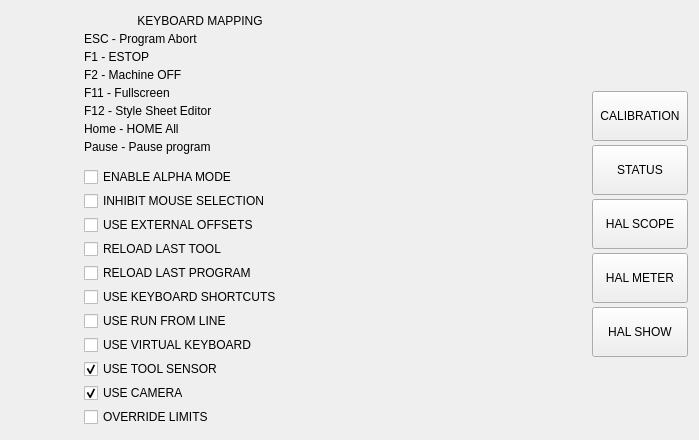
    <widget class="QWidget" name="tab_3">
     <attribute name="title">
      <string>Setting</string>
     </attribute>
     <widget class="QWidget" name="frm_settings1" native="true">
      <property name="geometry">
       <rect>
        <x>80</x>
        <y>10</y>
        <width>240</width>
        <height>421</height>
       </rect>
      </property>
      <property name="sizePolicy">
       <sizepolicy hsizetype="Preferred" vsizetype="Preferred">
        <horstretch>0</horstretch>
        <verstretch>0</verstretch>
       </sizepolicy>
      </property>
      <property name="minimumSize">
       <size>
        <width>240</width>
        <height>0</height>
       </size>
      </property>
      <property name="maximumSize">
       <size>
        <width>250</width>
        <height>16777215</height>
       </size>
      </property>
      <layout class="QVBoxLayout" name="verticalLayout_10">
       <property name="spacing">
        <number>4</number>
       </property>
       <property name="sizeConstraint">
        <enum>QLayout::SetDefaultConstraint</enum>
       </property>
       <property name="leftMargin">
        <number>4</number>
       </property>
       <property name="topMargin">
        <number>4</number>
       </property>
       <property name="rightMargin">
        <number>4</number>
       </property>
       <property name="bottomMargin">
        <number>4</number>
       </property>
       <item>
        <widget class="QLabel" name="label_23">
         <property name="frameShape">
          <enum>QFrame::NoFrame</enum>
         </property>
         <property name="frameShadow">
          <enum>QFrame::Raised</enum>
         </property>
         <property name="text">
          <string>KEYBOARD MAPPING</string>
         </property>
         <property name="alignment">
          <set>Qt::AlignCenter</set>
         </property>
        </widget>
       </item>
       <item>
        <widget class="QLabel" name="label_29">
         <property name="text">
          <string>ESC - Program Abort</string>
         </property>
        </widget>
       </item>
       <item>
        <widget class="QLabel" name="label_30">
         <property name="text">
          <string>F1 - ESTOP</string>
         </property>
        </widget>
       </item>
       <item>
        <widget class="QLabel" name="label_31">
         <property name="text">
          <string>F2 - Machine OFF</string>
         </property>
        </widget>
       </item>
       <item>
        <widget class="QLabel" name="label_36">
         <property name="text">
          <string>F11 - Fullscreen</string>
         </property>
        </widget>
       </item>
       <item>
        <widget class="QLabel" name="label_35">
         <property name="text">
          <string>F12 - Style Sheet Editor</string>
         </property>
        </widget>
       </item>
       <item>
        <widget class="QLabel" name="label_34">
         <property name="text">
          <string>Home - HOME All</string>
         </property>
        </widget>
       </item>
       <item>
        <widget class="QLabel" name="label_20">
         <property name="text">
          <string>Pause - Pause program</string>
         </property>
        </widget>
       </item>
       <item>
        <spacer name="verticalSpacer">
         <property name="orientation">
          <enum>Qt::Vertical</enum>
         </property>
         <property name="sizeHint" stdset="0">
          <size>
           <width>20</width>
           <height>40</height>
          </size>
         </property>
        </spacer>
       </item>
       <item>
        <widget class="QCheckBox" name="chk_alpha_mode">
         <property name="sizePolicy">
          <sizepolicy hsizetype="Preferred" vsizetype="Fixed">
           <horstretch>0</horstretch>
           <verstretch>0</verstretch>
          </sizepolicy>
         </property>
         <property name="toolTip">
          <string>Make complicated 3D files more visible</string>
         </property>
         <property name="text">
          <string>ENABLE ALPHA MODE</string>
         </property>
        </widget>
       </item>
       <item>
        <widget class="QCheckBox" name="chk_inhibit_selection">
         <property name="sizePolicy">
          <sizepolicy hsizetype="Preferred" vsizetype="Fixed">
           <horstretch>0</horstretch>
           <verstretch>0</verstretch>
          </sizepolicy>
         </property>
         <property name="toolTip">
          <string>Make complicated 3D files more visible</string>
         </property>
         <property name="text">
          <string>INHIBIT MOUSE SELECTION</string>
         </property>
        </widget>
       </item>
       <item>
        <widget class="QCheckBox" name="chk_eoffsets">
         <property name="sizePolicy">
          <sizepolicy hsizetype="Preferred" vsizetype="Fixed">
           <horstretch>0</horstretch>
           <verstretch>0</verstretch>
          </sizepolicy>
         </property>
         <property name="toolTip">
          <string>Enable external offsets for spindle pause</string>
         </property>
         <property name="text">
          <string>USE EXTERNAL OFFSETS</string>
         </property>
        </widget>
       </item>
       <item>
        <widget class="QCheckBox" name="chk_reload_tool">
         <property name="sizePolicy">
          <sizepolicy hsizetype="Preferred" vsizetype="Fixed">
           <horstretch>0</horstretch>
           <verstretch>0</verstretch>
          </sizepolicy>
         </property>
         <property name="toolTip">
          <string>Reload last loaded tool</string>
         </property>
         <property name="text">
          <string>RELOAD LAST TOOL</string>
         </property>
        </widget>
       </item>
       <item>
        <widget class="QCheckBox" name="chk_reload_program">
         <property name="sizePolicy">
          <sizepolicy hsizetype="Preferred" vsizetype="Fixed">
           <horstretch>0</horstretch>
           <verstretch>0</verstretch>
          </sizepolicy>
         </property>
         <property name="toolTip">
          <string>Reload last loaded program</string>
         </property>
         <property name="text">
          <string>RELOAD LAST PROGRAM</string>
         </property>
        </widget>
       </item>
       <item>
        <widget class="QCheckBox" name="chk_use_keyboard">
         <property name="sizePolicy">
          <sizepolicy hsizetype="Preferred" vsizetype="Fixed">
           <horstretch>0</horstretch>
           <verstretch>0</verstretch>
          </sizepolicy>
         </property>
         <property name="toolTip">
          <string>Enable keyboard shortcuts</string>
         </property>
         <property name="text">
          <string>USE KEYBOARD SHORTCUTS</string>
         </property>
        </widget>
       </item>
       <item>
        <widget class="QCheckBox" name="chk_run_from_line">
         <property name="sizePolicy">
          <sizepolicy hsizetype="Preferred" vsizetype="Fixed">
           <horstretch>0</horstretch>
           <verstretch>0</verstretch>
          </sizepolicy>
         </property>
         <property name="toolTip">
          <string>Enable run from line</string>
         </property>
         <property name="text">
          <string>USE RUN FROM LINE</string>
         </property>
        </widget>
       </item>
       <item>
        <widget class="QCheckBox" name="chk_use_virtual">
         <property name="sizePolicy">
          <sizepolicy hsizetype="Preferred" vsizetype="Fixed">
           <horstretch>0</horstretch>
           <verstretch>0</verstretch>
          </sizepolicy>
         </property>
         <property name="toolTip">
          <string>Enable use of onboard virtual keyboard</string>
         </property>
         <property name="text">
          <string>USE VIRTUAL KEYBOARD</string>
         </property>
        </widget>
       </item>
       <item>
        <widget class="QCheckBox" name="chk_use_tool_sensor">
         <property name="sizePolicy">
          <sizepolicy hsizetype="Preferred" vsizetype="Fixed">
           <horstretch>0</horstretch>
           <verstretch>0</verstretch>
          </sizepolicy>
         </property>
         <property name="toolTip">
          <string>Enable tool sensor</string>
         </property>
         <property name="text">
          <string>USE TOOL SENSOR</string>
         </property>
         <property name="checked">
          <bool>true</bool>
         </property>
        </widget>
       </item>
       <item>
        <widget class="QCheckBox" name="chk_use_camera">
         <property name="sizePolicy">
          <sizepolicy hsizetype="Preferred" vsizetype="Fixed">
           <horstretch>0</horstretch>
           <verstretch>0</verstretch>
          </sizepolicy>
         </property>
         <property name="toolTip">
          <string>Enable Webcam for work offset location</string>
         </property>
         <property name="text">
          <string>USE CAMERA</string>
         </property>
         <property name="checked">
          <bool>true</bool>
         </property>
        </widget>
       </item>
       <item>
        <widget class="QCheckBox" name="chk_override_limits">
         <property name="sizePolicy">
          <sizepolicy hsizetype="Preferred" vsizetype="Fixed">
           <horstretch>0</horstretch>
           <verstretch>0</verstretch>
          </sizepolicy>
         </property>
         <property name="text">
          <string>OVERRIDE LIMITS</string>
         </property>
        </widget>
       </item>
      </layout>
     </widget>
     <widget class="QWidget" name="widget_settings" native="true">
      <property name="geometry">
       <rect>
        <x>590</x>
        <y>70</y>
        <width>100</width>
        <height>291</height>
       </rect>
      </property>
      <property name="sizePolicy">
       <sizepolicy hsizetype="Fixed" vsizetype="Preferred">
        <horstretch>0</horstretch>
        <verstretch>0</verstretch>
       </sizepolicy>
      </property>
      <property name="minimumSize">
       <size>
        <width>100</width>
        <height>0</height>
       </size>
      </property>
      <layout class="QVBoxLayout" name="verticalLayout_15">
       <property name="spacing">
        <number>4</number>
       </property>
       <property name="leftMargin">
        <number>2</number>
       </property>
       <property name="topMargin">
        <number>4</number>
       </property>
       <property name="rightMargin">
        <number>2</number>
       </property>
       <property name="bottomMargin">
        <number>4</number>
       </property>
       <item>
        <spacer name="verticalSpacer_10">
         <property name="orientation">
          <enum>Qt::Vertical</enum>
         </property>
         <property name="sizeHint" stdset="0">
          <size>
           <width>20</width>
           <height>40</height>
          </size>
         </property>
        </spacer>
       </item>
       <item>
        <widget class="ActionButton" name="actionbutton_lcnc_status_4">
         <property name="sizePolicy">
          <sizepolicy hsizetype="Fixed" vsizetype="Fixed">
           <horstretch>0</horstretch>
           <verstretch>0</verstretch>
          </sizepolicy>
         </property>
         <property name="minimumSize">
          <size>
           <width>96</width>
           <height>50</height>
          </size>
         </property>
         <property name="maximumSize">
          <size>
           <width>96</width>
           <height>50</height>
          </size>
         </property>
         <property name="text">
          <string>CALIBRATION</string>
         </property>
         <property name="indicator_option" stdset="0">
          <bool>false</bool>
         </property>
         <property name="indicator_HAL_pin_option" stdset="0">
          <bool>false</bool>
         </property>
         <property name="indicator_status_option" stdset="0">
          <bool>false</bool>
         </property>
         <property name="checked_state_text_option" stdset="0">
          <bool>false</bool>
         </property>
         <property name="python_command_option" stdset="0">
          <bool>false</bool>
         </property>
         <property name="on_color" stdset="0">
          <color>
           <red>255</red>
           <green>0</green>
           <blue>0</blue>
          </color>
         </property>
         <property name="shape_option" stdset="0">
          <number>0</number>
         </property>
         <property name="off_color" stdset="0">
          <color>
           <red>0</red>
           <green>0</green>
           <blue>0</blue>
          </color>
         </property>
         <property name="indicator_size" stdset="0">
          <double>0.300000000000000</double>
         </property>
         <property name="circle_diameter" stdset="0">
          <number>10</number>
         </property>
         <property name="right_edge_offset" stdset="0">
          <number>0</number>
         </property>
         <property name="top_edge_offset" stdset="0">
          <number>0</number>
         </property>
         <property name="corner_radius" stdset="0">
          <double>5.000000000000000</double>
         </property>
         <property name="height_fraction" stdset="0">
          <double>0.300000000000000</double>
         </property>
         <property name="width_fraction" stdset="0">
          <double>0.900000000000000</double>
         </property>
         <property name="true_state_string" stdset="0">
          <string>True</string>
         </property>
         <property name="false_state_string" stdset="0">
          <string>False</string>
         </property>
         <property name="true_python_cmd_string" stdset="0">
          <string>print&quot;true command&quot;</string>
         </property>
         <property name="false_python_cmd_string" stdset="0">
          <string>print&quot;false command&quot;</string>
         </property>
         <property name="invert_the_status" stdset="0">
          <bool>false</bool>
         </property>
         <property name="is_paused_status" stdset="0">
          <bool>false</bool>
         </property>
         <property name="is_estopped_status" stdset="0">
          <bool>false</bool>
         </property>
         <property name="is_on_status" stdset="0">
          <bool>false</bool>
         </property>
         <property name="is_idle_status" stdset="0">
          <bool>false</bool>
         </property>
         <property name="is_homed_status" stdset="0">
          <bool>false</bool>
         </property>
         <property name="is_flood_status" stdset="0">
          <bool>false</bool>
         </property>
         <property name="is_mist_status" stdset="0">
          <bool>false</bool>
         </property>
         <property name="is_block_delete_status" stdset="0">
          <bool>false</bool>
         </property>
         <property name="is_optional_stop_status" stdset="0">
          <bool>false</bool>
         </property>
         <property name="is_joint_homed_status" stdset="0">
          <bool>false</bool>
         </property>
         <property name="is_limits_overridden_status" stdset="0">
          <bool>false</bool>
         </property>
         <property name="is_manual_status" stdset="0">
          <bool>false</bool>
         </property>
         <property name="is_mdi_status" stdset="0">
          <bool>false</bool>
         </property>
         <property name="is_auto_status" stdset="0">
          <bool>false</bool>
         </property>
         <property name="is_spindle_stopped_status" stdset="0">
          <bool>false</bool>
         </property>
         <property name="is_spindle_fwd_status" stdset="0">
          <bool>false</bool>
         </property>
         <property name="is_spindle_rev_status" stdset="0">
          <bool>false</bool>
         </property>
         <property name="joint_number_status" stdset="0">
          <number>0</number>
         </property>
         <property name="launch_status_action" stdset="0">
          <bool>false</bool>
         </property>
         <property name="launch_calibration_action" stdset="0">
          <bool>true</bool>
         </property>
         <property name="template_label_option" stdset="0">
          <bool>false</bool>
         </property>
         <property name="joint_number" stdset="0">
          <number>0</number>
         </property>
         <property name="incr_imperial_number" stdset="0">
          <double>0.010000000000000</double>
         </property>
         <property name="incr_mm_number" stdset="0">
          <double>0.025000000000000</double>
         </property>
         <property name="incr_angular_number" stdset="0">
          <double>-1.000000000000000</double>
         </property>
         <property name="toggle_float_option" stdset="0">
          <bool>false</bool>
         </property>
         <property name="float_num" stdset="0">
          <double>0.300000000000000</double>
         </property>
         <property name="float_alt_num" stdset="0">
          <double>50.000000000000000</double>
         </property>
         <property name="view_type_string" stdset="0">
          <string>P</string>
         </property>
         <property name="command_text_string" stdset="0">
          <string/>
         </property>
         <property name="ini_mdi_number" stdset="0">
          <number>0</number>
         </property>
         <property name="textTemplate" stdset="0">
          <string>%1.3f in</string>
         </property>
         <property name="alt_textTemplate" stdset="0">
          <string>%1.2f mm</string>
         </property>
         <property name="actionName" stdset="0">
          <string>tool.status</string>
         </property>
        </widget>
       </item>
       <item>
        <widget class="ActionButton" name="actionbutton_lcnc_status_2">
         <property name="sizePolicy">
          <sizepolicy hsizetype="Fixed" vsizetype="Fixed">
           <horstretch>0</horstretch>
           <verstretch>0</verstretch>
          </sizepolicy>
         </property>
         <property name="minimumSize">
          <size>
           <width>96</width>
           <height>50</height>
          </size>
         </property>
         <property name="maximumSize">
          <size>
           <width>96</width>
           <height>50</height>
          </size>
         </property>
         <property name="text">
          <string>STATUS</string>
         </property>
         <property name="launch_status_action" stdset="0">
          <bool>true</bool>
         </property>
         <property name="template_label_option" stdset="0">
          <bool>false</bool>
         </property>
         <property name="joint_number" stdset="0">
          <number>0</number>
         </property>
         <property name="incr_imperial_number" stdset="0">
          <double>0.010000000000000</double>
         </property>
         <property name="incr_mm_number" stdset="0">
          <double>0.025000000000000</double>
         </property>
         <property name="incr_angular_number" stdset="0">
          <double>-1.000000000000000</double>
         </property>
         <property name="toggle_float_option" stdset="0">
          <bool>false</bool>
         </property>
         <property name="float_num" stdset="0">
          <double>100.000000000000000</double>
         </property>
         <property name="float_alt_num" stdset="0">
          <double>50.000000000000000</double>
         </property>
         <property name="view_type_string" stdset="0">
          <string>P</string>
         </property>
         <property name="command_text_string" stdset="0">
          <string/>
         </property>
         <property name="ini_mdi_number" stdset="0">
          <number>0</number>
         </property>
         <property name="textTemplate" stdset="0">
          <string>%1.3f in</string>
         </property>
         <property name="alt_textTemplate" stdset="0">
          <string>%1.2f mm</string>
         </property>
         <property name="actionName" stdset="0">
          <string>tool.status</string>
         </property>
        </widget>
       </item>
       <item>
        <widget class="ActionButton" name="actionbutton_halscope_2">
         <property name="sizePolicy">
          <sizepolicy hsizetype="Fixed" vsizetype="Fixed">
           <horstretch>0</horstretch>
           <verstretch>0</verstretch>
          </sizepolicy>
         </property>
         <property name="minimumSize">
          <size>
           <width>96</width>
           <height>50</height>
          </size>
         </property>
         <property name="maximumSize">
          <size>
           <width>96</width>
           <height>50</height>
          </size>
         </property>
         <property name="text">
          <string>HAL SCOPE</string>
         </property>
         <property name="launch_halscope_action" stdset="0">
          <bool>true</bool>
         </property>
         <property name="template_label_option" stdset="0">
          <bool>false</bool>
         </property>
         <property name="joint_number" stdset="0">
          <number>0</number>
         </property>
         <property name="incr_imperial_number" stdset="0">
          <double>0.010000000000000</double>
         </property>
         <property name="incr_mm_number" stdset="0">
          <double>0.025000000000000</double>
         </property>
         <property name="incr_angular_number" stdset="0">
          <double>-1.000000000000000</double>
         </property>
         <property name="toggle_float_option" stdset="0">
          <bool>false</bool>
         </property>
         <property name="float_num" stdset="0">
          <double>100.000000000000000</double>
         </property>
         <property name="float_alt_num" stdset="0">
          <double>50.000000000000000</double>
         </property>
         <property name="view_type_string" stdset="0">
          <string>P</string>
         </property>
         <property name="command_text_string" stdset="0">
          <string/>
         </property>
         <property name="ini_mdi_number" stdset="0">
          <number>0</number>
         </property>
         <property name="textTemplate" stdset="0">
          <string>%1.3f in</string>
         </property>
         <property name="alt_textTemplate" stdset="0">
          <string>%1.2f mm</string>
         </property>
         <property name="actionName" stdset="0">
          <string>tool.halscope</string>
         </property>
        </widget>
       </item>
       <item>
        <widget class="ActionButton" name="actionbutton_halmeter_2">
         <property name="sizePolicy">
          <sizepolicy hsizetype="Fixed" vsizetype="Fixed">
           <horstretch>0</horstretch>
           <verstretch>0</verstretch>
          </sizepolicy>
         </property>
         <property name="minimumSize">
          <size>
           <width>96</width>
           <height>50</height>
          </size>
         </property>
         <property name="maximumSize">
          <size>
           <width>96</width>
           <height>50</height>
          </size>
         </property>
         <property name="text">
          <string>HAL METER</string>
         </property>
         <property name="launch_halmeter_action" stdset="0">
          <bool>true</bool>
         </property>
         <property name="template_label_option" stdset="0">
          <bool>false</bool>
         </property>
         <property name="joint_number" stdset="0">
          <number>0</number>
         </property>
         <property name="incr_imperial_number" stdset="0">
          <double>0.010000000000000</double>
         </property>
         <property name="incr_mm_number" stdset="0">
          <double>0.025000000000000</double>
         </property>
         <property name="incr_angular_number" stdset="0">
          <double>-1.000000000000000</double>
         </property>
         <property name="toggle_float_option" stdset="0">
          <bool>false</bool>
         </property>
         <property name="float_num" stdset="0">
          <double>100.000000000000000</double>
         </property>
         <property name="float_alt_num" stdset="0">
          <double>50.000000000000000</double>
         </property>
         <property name="view_type_string" stdset="0">
          <string>P</string>
         </property>
         <property name="command_text_string" stdset="0">
          <string/>
         </property>
         <property name="ini_mdi_number" stdset="0">
          <number>0</number>
         </property>
         <property name="textTemplate" stdset="0">
          <string>%1.3f in</string>
         </property>
         <property name="alt_textTemplate" stdset="0">
          <string>%1.2f mm</string>
         </property>
         <property name="actionName" stdset="0">
          <string>tool.halmeter</string>
         </property>
        </widget>
       </item>
       <item>
        <widget class="ActionButton" name="actionbutton_halshow_2">
         <property name="sizePolicy">
          <sizepolicy hsizetype="Fixed" vsizetype="Fixed">
           <horstretch>0</horstretch>
           <verstretch>0</verstretch>
          </sizepolicy>
         </property>
         <property name="minimumSize">
          <size>
           <width>96</width>
           <height>50</height>
          </size>
         </property>
         <property name="maximumSize">
          <size>
           <width>96</width>
           <height>50</height>
          </size>
         </property>
         <property name="text">
          <string>HAL SHOW</string>
         </property>
         <property name="launch_halshow_action" stdset="0">
          <bool>true</bool>
         </property>
         <property name="template_label_option" stdset="0">
          <bool>false</bool>
         </property>
         <property name="joint_number" stdset="0">
          <number>0</number>
         </property>
         <property name="incr_imperial_number" stdset="0">
          <double>0.010000000000000</double>
         </property>
         <property name="incr_mm_number" stdset="0">
          <double>0.025000000000000</double>
         </property>
         <property name="incr_angular_number" stdset="0">
          <double>-1.000000000000000</double>
         </property>
         <property name="toggle_float_option" stdset="0">
          <bool>false</bool>
         </property>
         <property name="float_num" stdset="0">
          <double>100.000000000000000</double>
         </property>
         <property name="float_alt_num" stdset="0">
          <double>50.000000000000000</double>
         </property>
         <property name="view_type_string" stdset="0">
          <string>P</string>
         </property>
         <property name="command_text_string" stdset="0">
          <string/>
         </property>
         <property name="ini_mdi_number" stdset="0">
          <number>0</number>
         </property>
         <property name="textTemplate" stdset="0">
          <string>%1.3f in</string>
         </property>
         <property name="alt_textTemplate" stdset="0">
          <string>%1.2f mm</string>
         </property>
         <property name="actionName" stdset="0">
          <string>tool.halshow</string>
         </property>
        </widget>
       </item>
      </layout>
     </widget>
    </widget>
